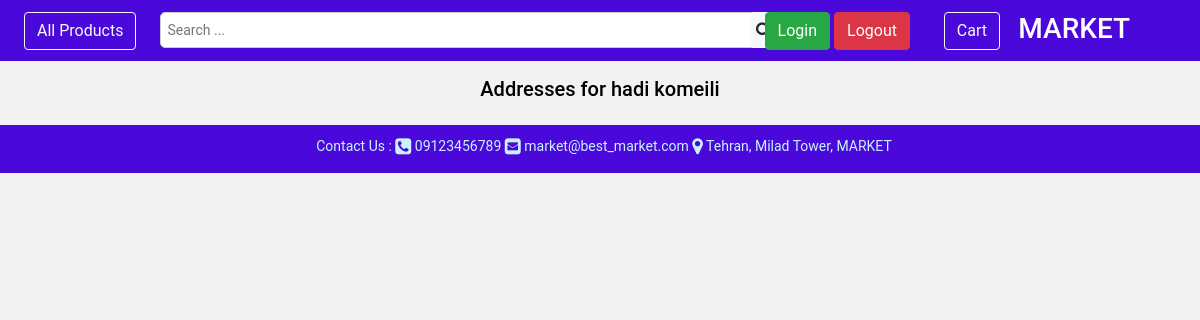
The page /customer/addresses/ (signed in) on the database as committed earlier.
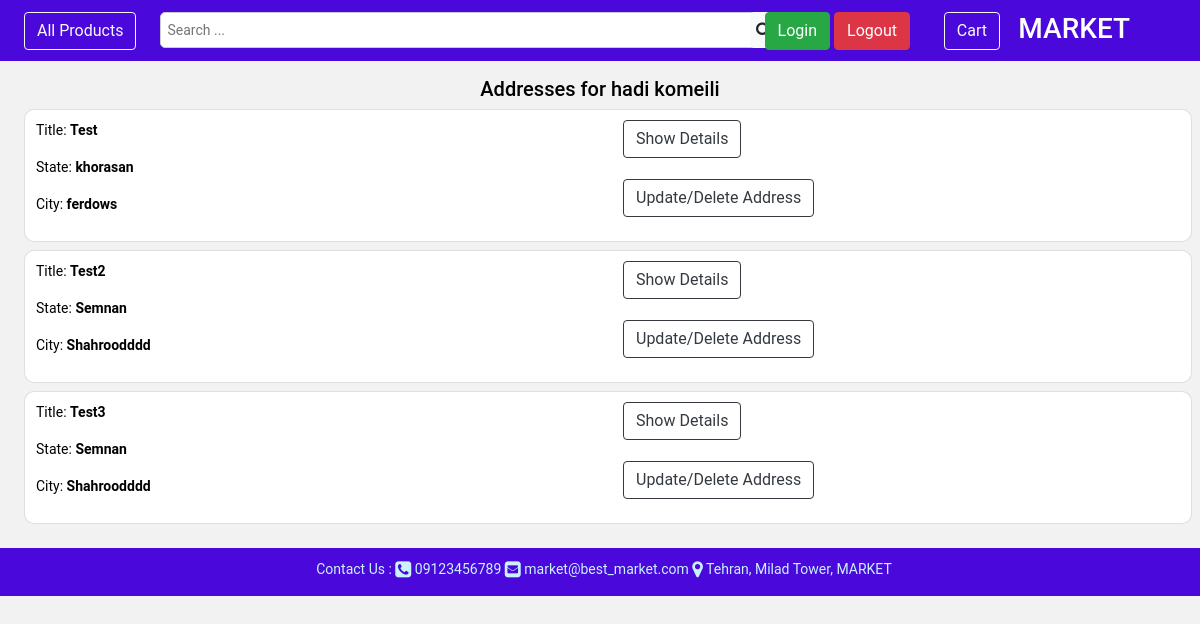
The same page on the database as committed later.
### core/models.py (models this page shows, shortened)
class User(AbstractUser):
    phone = models.CharField(verbose_name=_('phone'), help_text=_('enter phone number'), max_length=11, unique=True,
                             null=False, blank=False)
    national_code = models.CharField(verbose_name=_('national code'), help_text=_('enter national code'),
                                     max_length=10, blank=True, null=True)
    gender = models.CharField(verbose_name=_('gender'), help_text=_('specify your gender'), max_length=10,
                              choices=[('M', 'Male'), ('F', 'Female')], blank=True, null=True)
    birthday = models.DateField(verbose_name=_('birthday'), help_text=_('specify birthday date'), null=True, blank=True)
    deleted = models.BooleanField(default=False)
    create_timestamp = models.DateTimeField(auto_now_add=True)
    modify_timestamp = models.DateTimeField(auto_now=True)
    delete_timestamp = models.DateTimeField(default=None, null=True, blank=True, editable=False)
    objects = MyUserManager()

### customer/models.py (models this page shows, shortened)
class Address(BaseModel):
    owner = models.ForeignKey(Customer, verbose_name=_('customer name'), help_text=_('specify customer'),
                              null=True, blank=True, on_delete=models.PROTECT)
    title = models.CharField(verbose_name=_('address title'), help_text=_('enter title for this address'),
                             max_length=25, default='New')
    latitude = models.FloatField(verbose_name=_('latitude'), help_text=_('enter latitude'), null=True, blank=True)
    longitude = models.FloatField(verbose_name=_('longitude'), help_text=_('enter longitude'), null=True, blank=True)
    country = models.CharField(verbose_name=_('country name'), help_text=_('enter country name'), null=False,
                               blank=False, default='Iran', max_length=30)
    state = models.CharField(verbose_name=_('state name'), help_text=_('enter state name'), null=False, blank=False
                             , max_length=50)
    city = models.CharField(verbose_name=_('city name'), help_text=_('enter city name'), null=False, blank=False,
                            max_length=50)
    village = models.CharField(verbose_name=_('village name'), help_text=_('enter village name'), null=True,
                               blank=True, max_length=50)
    rest_of_address = models.TextField(verbose_name=_('rest of address'), help_text=_('enter rest of address'),
                                       null=False, blank=True)
    post_code = models.CharField(verbose_name=_('post code'), help_text=_('enter post code'), null=True,
                                 blank=True, max_length=10)

### customer/views.py (the view)
# urls.py: path('addresses/', AddressListCustomerView.as_view(), name='address_list'),
class AddressListCustomerView(View):
    def get(self, request, *args, **kwargs):
        customer = self.request.user
        addresses = Address.objects.filter(owner=customer)
        return render(request, 'customer/customer_addresses.html', {'customer': customer, 'cus_addresses': addresses})

### core/models.py (called while the page is built)
    def get_queryset(self):
        return super().get_queryset().filter(deleted=False)

    def get_queryset(self):
        return super().get_queryset().filter(deleted=False)

### templates/customer/customer_addresses.html (shortened to what this page needs)
{% extends "base.html" %}
{% load i18n %}
{% load static %}
{% block content %}
    <div class="container-fluid p-3">
        <h5 class="text-center">{% translate 'Addresses' %} for {{ customer.first_name }} {{ customer.last_name }}</h5>
        {% for address in cus_addresses %}
            {% include 'customer/address_card.html' with address_card=address %}
        {% endfor %}
    </div>
{% endblock %}

### templates/base.html (shortened to what this page needs)
{% load i18n %}
{% load static %}<!DOCTYPE html>
{% get_current_language as LANGUAGE_CODE %}{% get_current_language_bidi as LANGUAGE_BIDI %}
<html lang="{{ LANGUAGE_CODE|default:"en-us" }}" dir="{{ LANGUAGE_BIDI|yesno:'rtl,ltr,auto' }}">
<head>
    <link rel="stylesheet" href="{% static 'shared/css/bootstrap.min.css' %}">
    {% block stylesheet %}
        <link rel="stylesheet" href="{% static 'shared/css/base.css' %}">
    {% endblock %}
    <link href="https://maxcdn.bootstrapcdn.com/bootstrap/4.5.2/css/bootstrap.min.css" rel="stylesheet">
    <link rel="stylesheet" href="https://cdnjs.cloudflare.com/ajax/libs/font-awesome/4.7.0/css/font-awesome.min.css">
</head>
{% load i18n %}
<body>
<div id="header" class="container-fluid p-0 m-0 pt-2">
    <div id="topnav" class="header p-1 m-auto">
        <div id="siteheader" class="row" style="height: 45px">
            <div id="products" style="position: absolute; left: 1.5rem">
                <a href="{% url 'product:product_index' %}"><button class="btn btn-outline-light">
                    {% translate 'All Products' %}</button></a>
            </div>
            <div class="search-container">
                <form action="">
                    <input type="text" placeholder="{% translate 'Search ...' %}" name="search"
                           style="position: fixed; left: 160px; padding: 6.5px; border-radius: 5px" ; size="70px">
                    <button type="submit" class="btn btn-light" style="position: fixed; left: 750px; padding: 5px"><i
                            class="fa fa-search"></i></button>
                </form>
            </div>
            <div id="user-tools">
                <a href="/customer/login/"><button class="btn btn-success"
                        style="position: fixed; right: 370px">{% translate 'Login' %}</button></a>
                <a href="/customer/logout/"><button class="btn btn-danger"
                        style="position: fixed; right: 290px">{% translate 'Logout' %}</button></a>
            </div>
            <div id="cart">
                <a href="/order/cart/"> <button class="btn btn-outline-light" style="position: fixed; right: 200px">{% translate 'Cart' %}</button></a>
            </div>
            <div id="branding" style="position: absolute; right:70px">{% block branding %}
                <a href="/product/"><h3 class="text-white">{% translate 'MARKET' %}</h3></a>{% endblock %}</div>
        </div>
    </div>
</div>
<div id="content">
    {% block content %}
    {% endblock %}
</div>
<div id="footer" class="container-fluid text-center">
    {% block footer %}
        <div class="container-fluid">
            <div class="row">
                <div class="col-12">
                    <p style=" padding-left: 0.5rem; padding-top: 0.7rem">Contact Us : <i
                            class="fa fa-phone-square fa-lg"> </i> 09123456789 <i
                            class="fa fa-envelope-square fa-lg"> </i> market@best_market.com <i
                            class="fa fa-map-marker fa-lg"> </i> Tehran, Milad Tower, MARKET </p>
                </div>
            </div>
        </div>
    {% endblock %}
</div>
</body>
</html>

### templates/customer/address_card.html
{% load i18n %}
<div class="card address_card_view text-left m-2 mt-2" style="width: 100%;
 border-radius: 10px; padding: 10px; background-color: white; max-height: 250px">
    <div class="row">
        <div class="col-6 pl-3">
            <p>{% translate 'Title:' %} <strong>{{ address_card.title }}</strong></p>
            <p>{% translate 'State:' %} <strong>{{ address_card.state }}</strong></p>
            <p>{% translate 'City:' %} <strong>{{ address_card.city }}</strong></p>
        </div>
        <div class="col-6">
            <a href="/customer/address_detail/{{ address_card.id }}"><button class="btn btn-outline-dark">{% translate 'Show Details' %}</button></a>
            <br><br>
            <a href="#"><button class="btn btn-outline-dark">{% translate 'Update/Delete Address' %}</button></a>
        </div>
    </div>
</div>

### static/shared/css/base.css (style rules this page uses)
html, body { height: 100%; }
body { margin: auto; padding: 10px; font-size: 14px; font-family: "Roboto","Lucida Grande","DejaVu Sans","Bitstream Vera Sans",Verdana,Arial,sans-serif; color: black; background: lightsteelblue; }
#header { position: sticky; top: 0; z-index: 1; width: 100%; display: flex; justify-content: space-between; padding: 5px 5px; background-color: #a10212; color: white; }

### templates/base.html (style rules this page uses)
html, body { height: 100%; }
body { margin: 0; padding: 0; font-size: 14px; font-family: "Roboto", "Lucida Grande", "DejaVu Sans", "Bitstream Vera Sans", Verdana, Arial, sans-serif; color: black; background: #f3f2f2; }
#header { position: sticky; top: 0; z-index: 1; width: 100%; height: auto; display: flex; justify-content: space-between; padding: 5px 5px; background-color: rgb(74, 8, 218); color: white; }
#header input[type=text] { border: 1px solid #ccc; }
#footer { position: relative; bottom: 0; width: 100%; display: flex; color: #c9f2fe; background-color: rgb(74, 8, 218); min-height: 1rem; }

Rows that differ between the two databases and show on the page:
added Address: title "Test", state "khorasan", city "ferdows"
added Address: title "Test2", state "Semnan", city "Shahroodddd"
added Address: title "Test3", state "Semnan", city "Shahroodddd"
